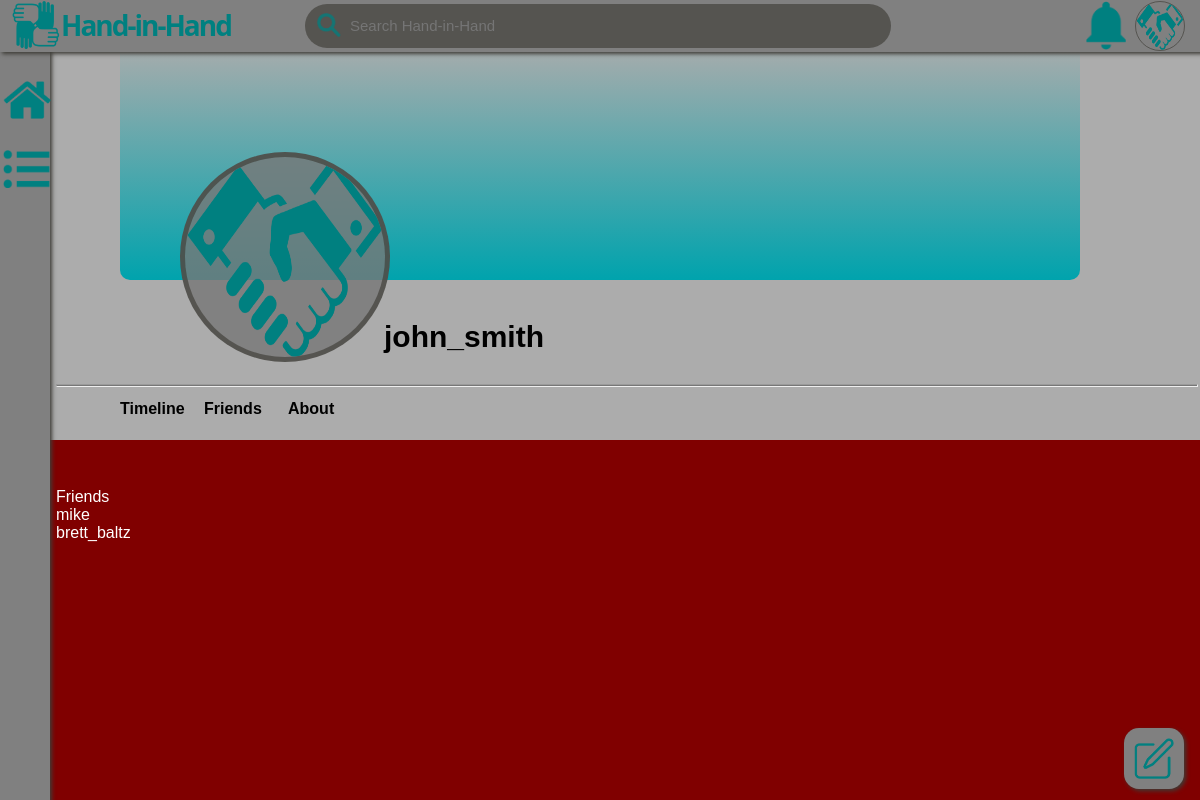
Page /user/john_smith/friends (signed in) on the committed database.
### app.py (models this page shows, shortened)
class User(db.Model, UserMixin):
    username = db.Column(db.String(1024), primary_key=True)
    password = db.Column(db.String(1024), nullable=False)
    first_name = db.Column(db.String(1024), nullable=False)
    middle_name = db.Column(db.String(1024), nullable=True)
    last_name = db.Column(db.String(1024), nullable=False)
    email = db.Column(db.String(1024), unique=True, nullable=False)
    profile_picture = db.Column(db.String(1024), nullable=True)
    background_banner_image = db.Column(db.String(1024), nullable=True)
    user_description = db.Column(db.String(1024), nullable=True)
    objective = db.Column(db.String(1024), nullable=True)
    phone_number = db.Column(db.String(9), nullable=True)

### app.py (the view)
@app.route('/user/<username>/friends')
@login_required
def foreign_friends(username):
    foreign_user = User.query.filter_by(username = username).first()
    if not verify_friendship(current_user.username, foreign_user.username):
        flash('You must be friends to view that page.')
        return redirect(url_for(
          'foreign_account', username = foreign_user.username
        ))
    friends = []
    friends_1 = Relationship.query.filter_by(
      username_1 = foreign_user.username,
      relationship_type = RelationshipType.FRIEND
    ).all()
    friends_2 = Relationship.query.filter_by(
      username_2 = foreign_user.username,
      relationship_type = RelationshipType.FRIEND
    ).all()
    for relationship in friends_1:
        friends.append(
          User.query.filter_by(username = relationship.username_2).first()
        )
    for relationship in friends_2:
        friends.append(
          User.query.filter_by(username = relationship.username_1).first()
        )
    return render_template('foreign_friends.html', user = current_user,
      foreign_user = foreign_user, friends = friends)

### app.py (called while the page is built)
@login_manager.user_loader
def user_loader(username):
    return User.query.get(username)

def verify_friendship(username_1, username_2):
    if username_1 > username_2:
        temp = username_2
        username_2 = username_1
        username_1 = temp
    relationship = Relationship.query.filter_by(username_1 = username_1,
      username_2 = username_2).first()
    if relationship == None:
        return False
    if relationship.relationship_type != RelationshipType.FRIEND:
        return False
    return True

### templates/foreign_friends.html (shortened to what this page needs)
{% extends 'foreign_account.html' %}
{% block account_body %}
<div class="page_content">
    <br> <br> <br> <br> <br> <br> <br> <br> <br> <br> <br> <br> <br> <br> <br> <br>
    <br> <br> <br> <br> <br> <br> <br> <br>
    <div id="friends"> Friends
        {% for friend in friends %}
        <div class="friend">
            <div> {{ friend.username }} </div>
        </div>
        {% endfor %}
    </div>
</div>
{% endblock %}

### templates/foreign_account.html (shortened to what this page needs)
{% extends 'navigation_overlay.html' %}
{% block user_account_image %}
    {% if user.profile_picture %}
        <a href="/home/account">
            <img class="user_account_image" src="/static/uploads/{{ user.profile_picture }}" width="48px" height="48px" title="User Account">
        </a>
    {% else %}
        <a href="/home/account">
            <img class="user_account_image" src="/static/default_user_account_icon.png" width="48px" height="48px" title="User Account">
        </a>
    {% endif %}
{% endblock %}
{% block body %}
    {% if foreign_user.profile_picture %}
        <a href="{{ url_for('foreign_account', username = foreign_user.username) }}">
            <img class="user_account_image" src="/static/uploads/{{ foreign_user.profile_picture }}" width="48px" height="48px" title="User Account" style="width: 200px; height: 200px; position: absolute; top: 19%; left: 15%; border-radius: 50%; border-width: 5px; z-index: 1;">
        </a>
    {% else %}
        <a href="{{ url_for('foreign_account', username = foreign_user.username) }}">
            <img class="user_account_image" src="/static/default_user_account_icon.png" width="48px" height="48px" title="User Account" style="width: 200px; height: 200px; position: absolute; top: 19%; left: 15%; border-radius: 50%; border-width: 5px; z-index: 1; background: #777777ce;">
        </a>
    {% endif %}
    {% if foreign_user.background_banner_image %}
        <img src="/static/uploads/{{ foreign_user.background_banner_image }}"style="position: absolute; top: 5%; left: 10%; width: 80%; height: 30%; background: linear-gradient(to bottom, #777777 0%, #C1C6C8 100%); border: none; border-radius: 10px; ">
    {% else %}
        <div style="position: absolute; top: 5%; left: 10%; width: 80%; height: 30%; background: linear-gradient(to bottom, #acacac 0%, #00A3AD 100%); border: none; border-radius: 10px; ">
        </div>
    {% endif %}
    <div style="position: absolute; top: 5%; left: 0%; width: 100%; height: 50%; border: none; background: #acacac; z-index: -1;">
    </div>
    <div id="user_information_block">
        <div style="left: 32%; top: 40%; position: absolute; font-size: 30px; font-weight: bold;">
            {{ foreign_user.username }}
        </div>
        <div>
            <hr style="overflow-x: fit; width: 95%; position: absolute; top: 47%; color: #777777 noshade; background-color: #777777; height: 1px;">
        </div>
        <div>
            <a href="{{ url_for('foreign_timeline', username = foreign_user.username) }}" class="timeline_account_button">
                Timeline
            </a>
            <a href="{{ url_for('foreign_about', username = foreign_user.username) }}" class="about_account_button">
                About
            </a>
            <a href="{{ url_for('foreign_friends', username = foreign_user.username) }}" class="friends_account_button">
                Friends
            </a>
        </div>
    </div>
    {% block account_body %}
    {% endblock %}
{% endblock %}

### static/site.css (style rules this page uses)
body { font-family: sans-serif; background-color: #800000; width: 100%; height: 100%; }
::placeholder { font-size: 15px; }
.user_account_image { left: 93%; top: 1%; position: absolute; border-style: solid; border-radius: 50px; border-color: rgba(61, 60, 54, 0.643); background-color: transparent; border-width: 1px; }

### templates/foreign_friends.html (style rules this page uses)
.page_content { color: white; }

### templates/foreign_account.html (style rules this page uses)
.timeline_account_button, .timeline_account_button:visited, .timeline_account_button:active { text-decoration: none; color: black; display: block; position: absolute; top: 50%; left: 10%; font-weight: bold; }
.friends_account_button, .friends_account_button:visited, .friends_account_button:active { text-decoration: none; color: black; display: block; position: absolute; top: 50%; left: 17%; font-weight: bold; }
.about_account_button, .about_account_button:visited, .about_account_button:active { text-decoration: none; color: black; display: block; position: absolute; top: 50%; left: 24%; font-weight: bold; }

### rows in the picture
User: username "john_smith"
User: username "mike"
User: username "brett_baltz"
